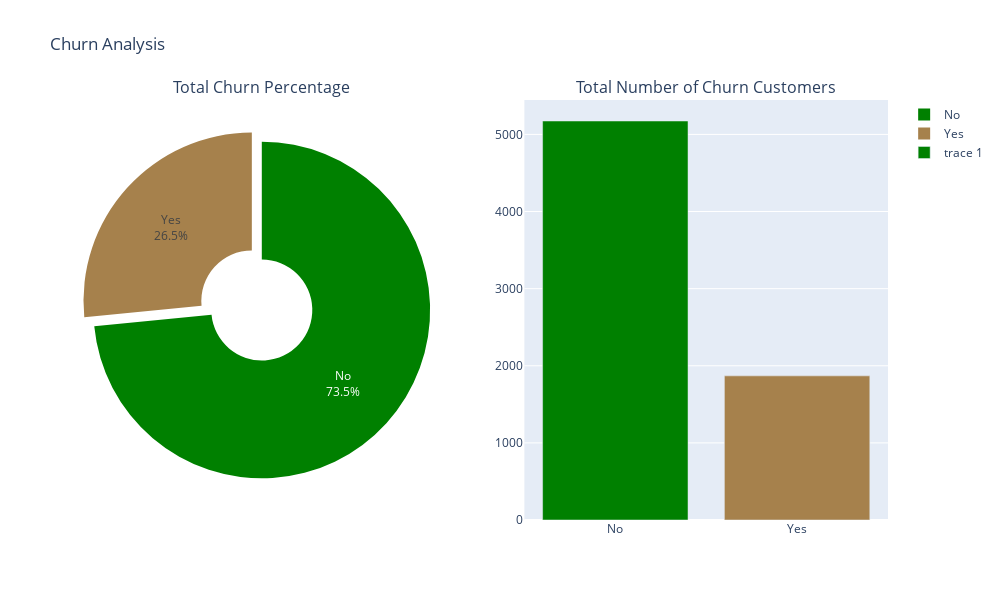

Notebook code for this chart:
### Code cell
import plotly.graph_objs as go
import plotly.subplots as sp

# Create a subplot with 1 row and 2 columns
fig = sp.make_subplots(rows=1, cols=2, 
                       subplot_titles=('Total Churn Percentage', 'Total Number of Churn Customers'),
                       specs=[[{'type': 'domain'}, {'type': 'xy'}]])

# Pie chart for churn percentage
churn_counts = df['Churn'].value_counts()
fig.add_trace(go.Pie(labels=churn_counts.index, 
                     values=churn_counts.values,
                     hole=.3,  # Optional: adds a donut hole
                     marker=dict(colors=["#008000", "#a6814c"]),
                     textinfo='label+percent',
                     pull=[0, 0.08]),  # Pulls the second slice slightly out
              row=1, col=1)

# Bar chart for total number of churn customers
fig.add_trace(go.Bar(x=churn_counts.index, 
                     y=churn_counts.values,
                     marker=dict(color=["#008000", "#a6814c"])),
              row=1, col=2)

# Update layout for the figure
fig.update_layout(
    title_text='Churn Analysis',
    height=600,
    width=1000
)

# Display the figure
fig.show()

### Figure 1 — Plotly figure (JSON) as saved in the notebook; plotly's stock layout.template omitted (floating-point values rounded to 4 significant figures)
{"data": [{"domain": {"x": [0, 0.45], "y": [0, 1]}, "hole": 0.3, "labels": ["No", "Yes"], "marker": {"colors": ["#008000", "#a6814c"]}, "pull": [0, 0.08], "textinfo": "label+percent", "type": "pie", "values": [5174, 1869]}, {"marker": {"color": ["#008000", "#a6814c"]}, "type": "bar", "x": ["No", "Yes"], "xaxis": "x", "y": [5174, 1869], "yaxis": "y"}], "layout": {"annotations": [{"font": {"size": 16}, "showarrow": false, "text": "Total Churn Percentage", "x": 0.225, "xanchor": "center", "xref": "paper", "y": 1, "yanchor": "bottom", "yref": "paper"}, {"font": {"size": 16}, "showarrow": false, "text": "Total Number of Churn Customers", "x": 0.775, "xanchor": "center", "xref": "paper", "y": 1, "yanchor": "bottom", "yref": "paper"}], "height": 600, "title": {"text": "Churn Analysis"}, "width": 1000, "xaxis": {"anchor": "y", "autorange": true, "domain": [0.55, 1], "range": [-0.5, 1.5], "type": "category"}, "yaxis": {"anchor": "x", "autorange": true, "domain": [0, 1], "range": [0, 5446.0], "type": "linear"}}}
